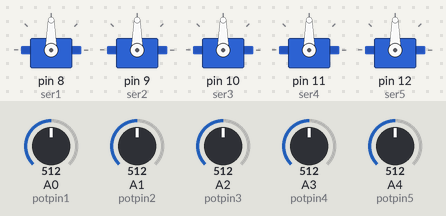
Simulated run of this sketch. Board: Arduino Uno, built with avr-gcc and run on an emulated ATmega328P. Parts: 5 × servo. The inputs (shaded band) are chosen by the test bench; at power-on: A0 (potpin1) = 512, A1 (potpin2) = 512, A2 (potpin3) = 512, A3 (potpin4) = 512, A4 (potpin5) = 512.

Above: at 1.2 s.
1.3 s: A0 (potpin1) set to 716
At 2.4 s:
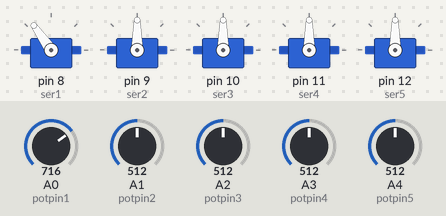
2.8 s: A1 (potpin2) set to 716
At 3.4 s:
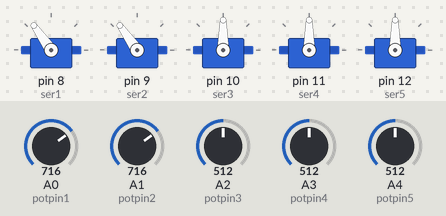
4.3 s: A2 (potpin3) set to 716
At 4.8 s:
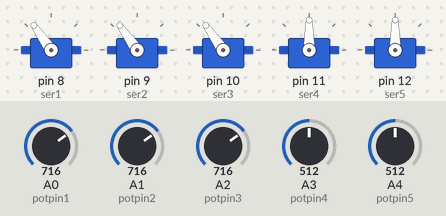
5.8 s: A3 (potpin4) set to 716
At 6.9 s:
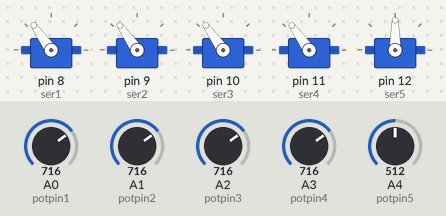
7.3 s: A4 (potpin5) set to 716
At 8.3 s:
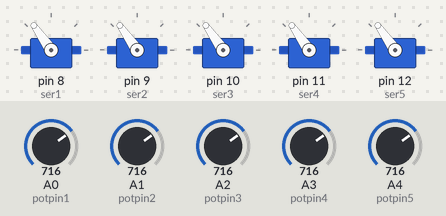
8.8 s: A0 (potpin1) set to 992
At 9.3 s:
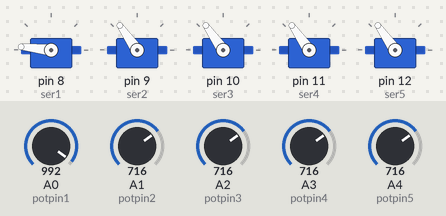
Timing chart, 0 to 11.3 s (numbered marks = the images above; inputs shaded):
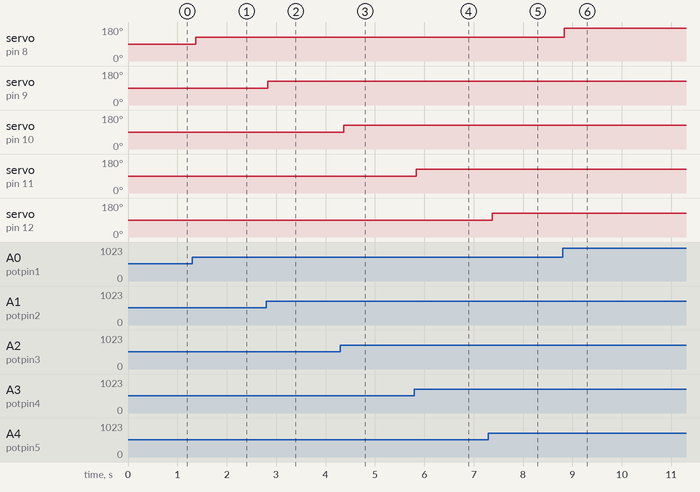

Measured:
- after the input at 1.3 s, servo on pin 8 (ser1): 90° → 125° after 0.07 s
- after the input at 2.8 s, servo on pin 9 (ser2): 90° → 125° at once
- after the input at 4.3 s, servo on pin 10 (ser3): 90° → 125° after 0.07 s
- after the input at 5.8 s, servo on pin 11 (ser4): 90° → 125° at once
- after the input at 7.3 s, servo on pin 12 (ser5): 90° → 125° after 0.07 s
- after the input at 8.8 s, servo on pin 8 (ser1): 125° → 174° at once

The sketch:

fantastic_duup1.ino
```cpp
#include <Servo.h>

Servo ser1,ser2,ser3,ser4,ser5; // create servo objects


int potpin1 = A0; // analog pin used to connect the potentiometer

int potpin2 = A1; // analog pin used to connect the potentiometer

int potpin3 = A2; // analog pin used to connect the potentiometer

int potpin4 = A3; // analog pin used to connect the potentiometer

int potpin5 = A4; // analog pin used to connect the potentiometer

/*****************************************/

int val, va2, va3, va4, va5 ;

/******************************************/

void setup() {

ser1.attach(8); // attaches the servo on pin 8 to the servo object

ser2.attach(9); // attaches the servo on pin 9 to the servo object

ser3.attach(10); // attaches the servo on pin 10 to the servo object

ser4.attach(11); // attaches the servo on pin 11 to the servo object

ser5.attach(12); // attaches the servo on pin 12 to the servo object

}

void loop() {

val = analogRead(potpin1); // reads the value of the potentiometer (value between 0 and 1023)

val = map(val, 0, 1023, 0, 180); // scale it to use it with the servo (value between 0 and 180)

ser1.write(val);

delay(15);


va2 = analogRead(potpin2); // reads the value of the potentiometer (value between 0 and 1023)

va2 = map(va2, 0, 1023, 0, 180); // scale it to use it with the servo (value between 0 and 180)

ser2.write(va2);

delay(15);


va3 = analogRead(potpin3); // reads the value of the potentiometer (value between 0 and 1023)

va3 = map(va3, 0, 1023, 0, 180); // scale it to use it with the servo (value between 0 and 180)

ser3.write(va3);

delay(15);


va4 = analogRead(potpin4); // reads the value of the potentiometer (value between 0 and 1023)

va4 = map(va4, 0, 1023, 0, 180); // scale it to use it with the servo (value between 0 and 180)

ser4.write(va4);

delay(15);


va5 = analogRead(potpin5); // reads the value of the potentiometer (value between 0 and 1023)

va5 = map(va5, 0, 1023, 0, 180); // scale it to use it with the servo (value between 0 and 180)

ser5.write(va5); // sets the servo position according to the scaled value

delay(15);

}
```
